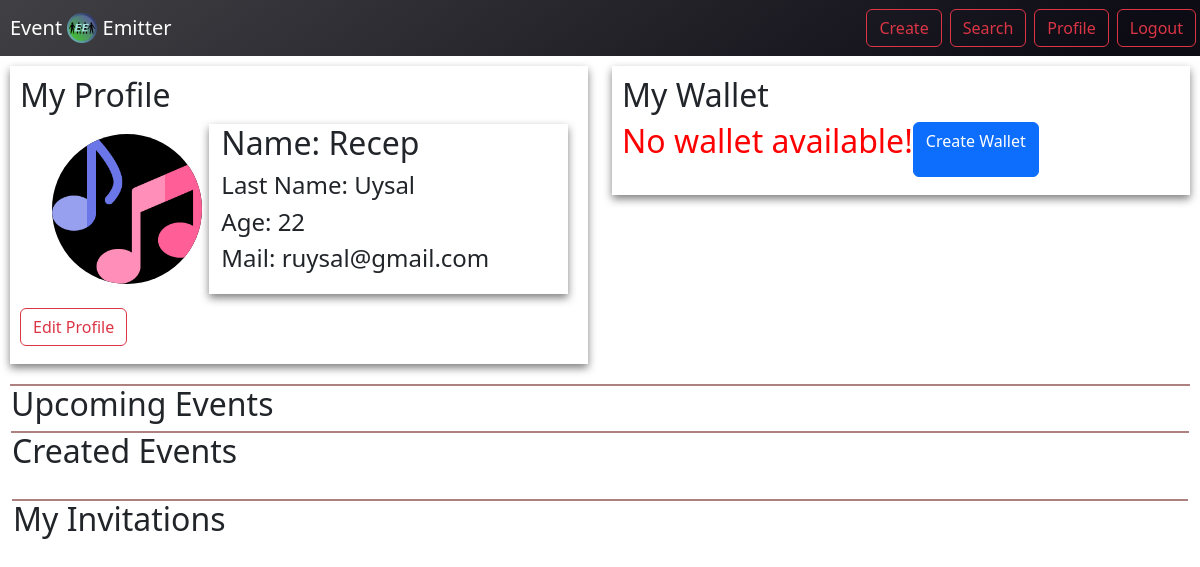
The page /profile.php (signed in) on the database as committed earlier.
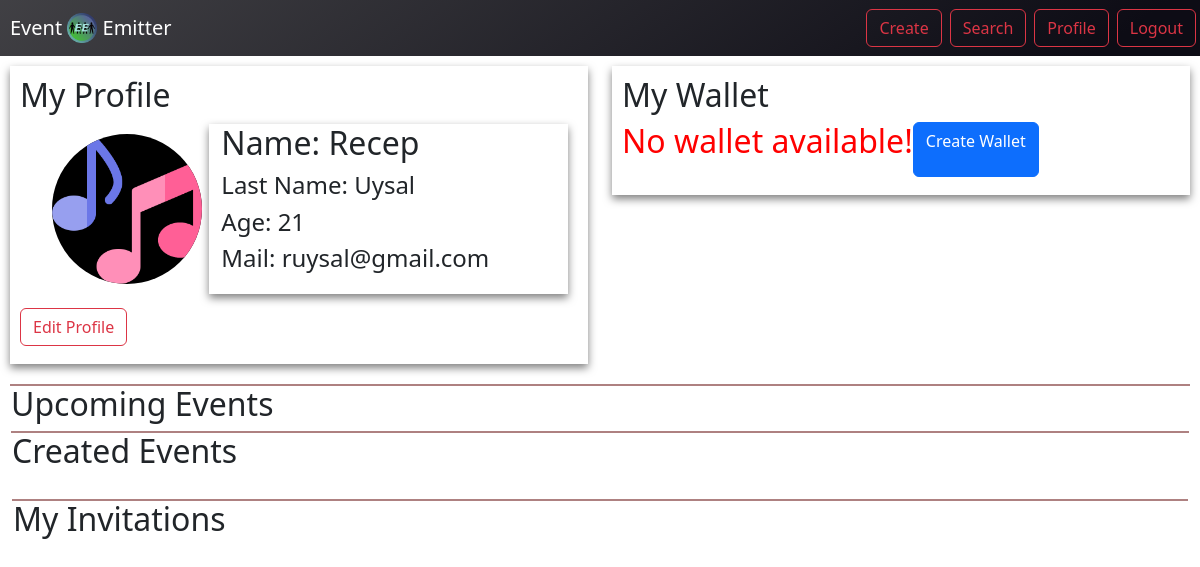
The same page on the database as committed later.
### tables this page shows
CREATE TABLE `user` (
  `id` int(11) NOT NULL,
  `type` enum('A','U') NOT NULL DEFAULT 'U',
  `first_name` varchar(255) NOT NULL,
  `middle_name` varchar(255) DEFAULT NULL,
  `last_name` varchar(255) NOT NULL,
  `dateOfBirth` date NOT NULL,
  `age` int(11) NOT NULL,
  `gender` enum('M','F') NOT NULL,
  `mail` varchar(255) NOT NULL,
  `password` varchar(255) NOT NULL,
  `rating` float(2,1) NOT NULL DEFAULT 0.0
);

### profile.php (the view, shortened to what this page needs)
<?php include("api/connection.php") ?>
<!DOCTYPE html>
<html lang="en">
<link href="https://cdn.jsdelivr.net/npm/bootstrap@5.2.1/dist/css/bootstrap.min.css" rel="stylesheet">
<body >
    <body>
        <?php include_once("navbar.php"); ?>
        <?php $userID = $_SESSION["id"]; ?>
        <div style="margin:10px">
            <div class="row">
                <div class="col-6">
                    <div style=" padding:10px;background-color: white; filter: drop-shadow(0px 4px 4px rgba(0, 0, 0, 0.5));">
                        <h2>My Profile<h2>
                                <div class="row" style="margin:10px">
                                    <div class="col-4">
                                        <img style="margin:10px; background-color:black; border-radius:75px;" src="musical-note.png" alt="Event Image" width="150" height="150">
                                    </div>
                                    <?php
                                        $query = "SELECT * FROM user WHERE id = $userID";
                                        $result = mysqli_query($connection, $query);
                                        while ($row = mysqli_fetch_assoc($result))
                                        {
                                            echo '<div class="col-8 " style="background-color:white; filter: drop-shadow(0px 4px 4px rgba(0, 0, 0, 0.5));>
                                                    <h4">Name: ' . $row["first_name"] . ' ' . $row["middle_name"] . '<h4>
                                                    <h4>Last Name: ' . $row["last_name"] . '<h4>
                                                    <h4>Age: ' . $row["age"] . '<h4>
                                                    <h4>Mail: ' . $row["mail"] . '<h4>
                                                </div>';
                                        }
                                    ?>
                                </div>
                                <a type="button" class="btn btn-outline-danger" href="edit_profile.php"
                                        style="">Edit Profile</a>
                    </div>
                </div>
                <div class="col-6">
                    <div style="padding:10px; background-color: white;filter: drop-shadow(0px 4px 4px rgba(0, 0, 0, 0.5));">
                        <h2>My Wallet<h2>
                        <?php
                            $query = "SELECT * FROM wallet WHERE user_id = $userID";
                            $result = mysqli_query($connection, $query);
                        echo '<div style="display:flex">';
                            if (mysqli_num_rows($result) <= 0)
                            {
                                echo '<p style="color: red">No wallet available!</p><br>';
                                echo '<a href="./form_process/create_wallet_process.php" class="btn btn-primary" >Create Wallet</a>';
                            }
                        echo '</div>';
                        ?>
                    </div>
                </div>
            </div>
            <div style="margin-top:20px; height:0px; left:20px; top:112px; border:1px solid #AE8181; background-color: #AE8181">
            <div class="row">
                <h2>Upcoming Events</h2>
            </div>
            <div style=" height:0px; left:20px; top:112px; border:1px solid #AE8181; background-color: #AE8181">
            <div class="row">
                <h2>Created Events</h2>
            </div>
            <div style="margin-top:20px; height:0px; left:20px; top:112px; border:1px solid #AE8181; background-color: #AE8181">
            <div class="row">
                <h2>My Invitations</h2>
            </div>
    </body>
</html>

Rows that differ between the two databases and show on the page:
changed user "Recep": age "22" → "21"
